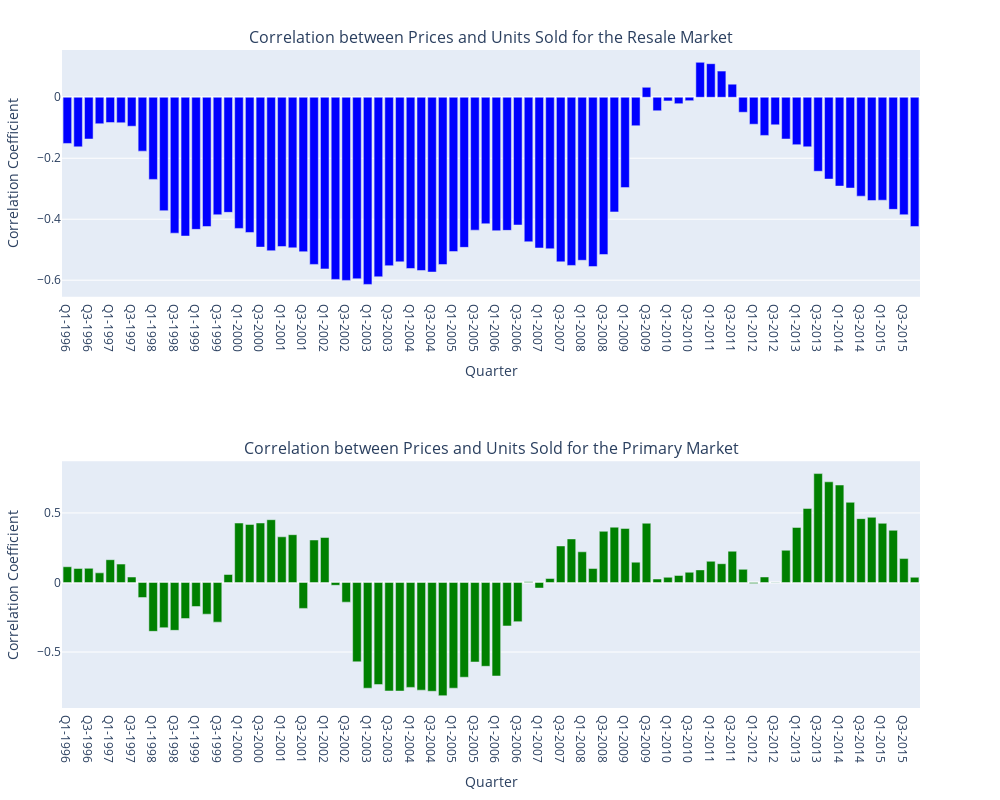

The cell this chart's notebook holds for it:
### Code cell
fig = make_subplots(rows=2, cols=1, subplot_titles=('Correlation between Prices and Units Sold for the Resale Market', 'Correlation between Prices and Units Sold for the Primary Market'))

fig.add_trace(
    go.Bar(x=existing_price_units_corr.index, y=existing_price_units_corr.values, name='Resale Market', marker_color='blue'),
    row=1, col=1
)

fig.add_trace(
    go.Bar(x=new_build_price_units_corr.index, y=new_build_price_units_corr.values, name='Primary Market', marker_color='green'),
    row=2, col=1
)

fig.update_xaxes(title_text="Quarter", row=1, col=1)
fig.update_xaxes(title_text="Quarter", row=2, col=1)

fig.update_yaxes(title_text="Correlation Coefficient", row=1, col=1)
fig.update_yaxes(title_text="Correlation Coefficient", row=2, col=1)

fig.update_layout(height=800, width=1000, showlegend=False)
fig.layout.margin.update({'t': 50, 'l': 20})

fig.show()
fig.write_html('../graphs/correlation 2.html')

### Figure 1 — Plotly figure (JSON) as saved in the notebook; plotly's stock layout.template omitted (floating-point values rounded to 4 significant figures)
{"data": [{"marker": {"color": "blue"}, "name": "Resale Market", "type": "bar", "x": ["Q1-1996", "Q2-1996", "Q3-1996", "Q4-1996", "Q1-1997", "Q2-1997", "Q3-1997", "Q4-1997", "Q1-1998", "Q2-1998", "Q3-1998", "Q4-1998", "Q1-1999", "Q2-1999", "Q3-1999", "Q4-1999", "Q1-2000", "Q2-2000", "Q3-2000", "Q4-2000", "Q1-2001", "Q2-2001", "Q3-2001", "Q4-2001", "Q1-2002", "Q2-2002", "Q3-2002", "Q4-2002", "Q1-2003", "Q2-2003", "Q3-2003", "Q4-2003", "Q1-2004", "Q2-2004", "Q3-2004", "Q4-2004", "Q1-2005", "Q2-2005", "Q3-2005", "Q4-2005", "Q1-2006", "Q2-2006", "Q3-2006", "Q4-2006", "Q1-2007", "Q2-2007", "Q3-2007", "Q4-2007", "Q1-2008", "Q2-2008", "Q3-2008", "Q4-2008", "Q1-2009", "Q2-2009", "Q3-2009", "Q4-2009", "Q1-2010", "Q2-2010", "Q3-2010", "Q4-2010", "Q1-2011", "Q2-2011", "Q3-2011", "Q4-2011", "Q1-2012", "Q2-2012", "Q3-2012", "Q4-2012", "Q1-2013", "Q2-2013", "Q3-2013", "Q4-2013", "Q1-2014", "Q2-2014", "Q3-2014", "Q4-2014", "Q1-2015", "Q2-2015", "Q3-2015", "Q4-2015"], "xaxis": "x", "y": [-0.1515, -0.1627, -0.1369, -0.08681, -0.08306, -0.08362, -0.09497, -0.1767, -0.2694, -0.372, -0.4458, -0.4552, -0.4333, -0.424, -0.3854, -0.3775, -0.4302, -0.4435, -0.4915, -0.5034, -0.4898, -0.494, -0.5066, -0.5483, -0.563, -0.5975, -0.6007, -0.5953, -0.6139, -0.5889, -0.5525, -0.5399, -0.5617, -0.5682, -0.5734, -0.5488, -0.5061, -0.4923, -0.4359, -0.415, -0.4377, -0.4366, -0.4191, -0.474, -0.4944, -0.4969, -0.5399, -0.5516, -0.5347, -0.5554, -0.5157, -0.3761, -0.2963, -0.09341, 0.03271, -0.04428, -0.01192, -0.02089, -0.01105, 0.1146, 0.1102, 0.08584, 0.04306, -0.04916, -0.08837, -0.1251, -0.0904, -0.1369, -0.1554, -0.1626, -0.2428, -0.2683, -0.2913, -0.2978, -0.3244, -0.3389, -0.3377, -0.3677, -0.3853, -0.4239], "yaxis": "y"}, {"marker": {"color": "green"}, "name": "Primary Market", "type": "bar", "x": ["Q1-1996", "Q2-1996", "Q3-1996", "Q4-1996", "Q1-1997", "Q2-1997", "Q3-1997", "Q4-1997", "Q1-1998", "Q2-1998", "Q3-1998", "Q4-1998", "Q1-1999", "Q2-1999", "Q3-1999", "Q4-1999", "Q1-2000", "Q2-2000", "Q3-2000", "Q4-2000", "Q1-2001", "Q2-2001", "Q3-2001", "Q4-2001", "Q1-2002", "Q2-2002", "Q3-2002", "Q4-2002", "Q1-2003", "Q2-2003", "Q3-2003", "Q4-2003", "Q1-2004", "Q2-2004", "Q3-2004", "Q4-2004", "Q1-2005", "Q2-2005", "Q3-2005", "Q4-2005", "Q1-2006", "Q2-2006", "Q3-2006", "Q4-2006", "Q1-2007", "Q2-2007", "Q3-2007", "Q4-2007", "Q1-2008", "Q2-2008", "Q3-2008", "Q4-2008", "Q1-2009", "Q2-2009", "Q3-2009", "Q4-2009", "Q1-2010", "Q2-2010", "Q3-2010", "Q4-2010", "Q1-2011", "Q2-2011", "Q3-2011", "Q4-2011", "Q1-2012", "Q2-2012", "Q3-2012", "Q4-2012", "Q1-2013", "Q2-2013", "Q3-2013", "Q4-2013", "Q1-2014", "Q2-2014", "Q3-2014", "Q4-2014", "Q1-2015", "Q2-2015", "Q3-2015", "Q4-2015"], "xaxis": "x2", "y": [0.1133, 0.101, 0.1017, 0.0694, 0.1639, 0.1324, 0.03939, -0.1081, -0.3511, -0.325, -0.3439, -0.2592, -0.1725, -0.2277, -0.2849, 0.05754, 0.4276, 0.4174, 0.428, 0.4515, 0.3286, 0.3438, -0.1862, 0.3057, 0.3233, -0.02013, -0.1413, -0.5703, -0.7599, -0.7337, -0.7798, -0.7806, -0.7542, -0.774, -0.7819, -0.8136, -0.7599, -0.6811, -0.5715, -0.6024, -0.6722, -0.3123, -0.2815, 0.005389, -0.03985, 0.02884, 0.2627, 0.3134, 0.2207, 0.1006, 0.3681, 0.3976, 0.3887, 0.1462, 0.4262, 0.02513, 0.03747, 0.05058, 0.07353, 0.09079, 0.1526, 0.1351, 0.2249, 0.09465, -0.006594, 0.03977, -0.00225, 0.2318, 0.3959, 0.5324, 0.7831, 0.7239, 0.7008, 0.5767, 0.4592, 0.4687, 0.4256, 0.3753, 0.1722, 0.03759], "yaxis": "y2"}], "layout": {"annotations": [{"font": {"size": 16}, "showarrow": false, "text": "Correlation between Prices and Units Sold for the Resale Market", "x": 0.5, "xanchor": "center", "xref": "paper", "y": 1, "yanchor": "bottom", "yref": "paper"}, {"font": {"size": 16}, "showarrow": false, "text": "Correlation between Prices and Units Sold for the Primary Market", "x": 0.5, "xanchor": "center", "xref": "paper", "y": 0.375, "yanchor": "bottom", "yref": "paper"}], "height": 800, "margin": {"l": 20, "t": 50}, "showlegend": false, "width": 1000, "xaxis": {"anchor": "y", "domain": [0, 1], "title": {"text": "Quarter"}}, "xaxis2": {"anchor": "y2", "domain": [0, 1], "title": {"text": "Quarter"}}, "yaxis": {"anchor": "x", "domain": [0.625, 1], "title": {"text": "Correlation Coefficient"}}, "yaxis2": {"anchor": "x2", "domain": [0, 0.375], "title": {"text": "Correlation Coefficient"}}}}
